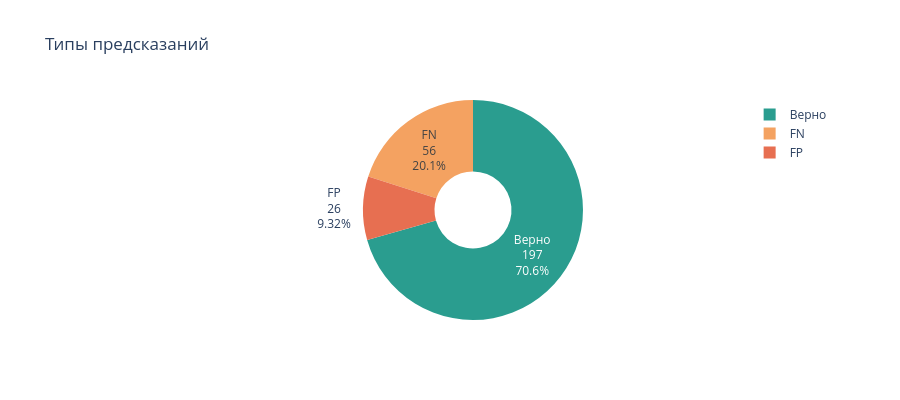
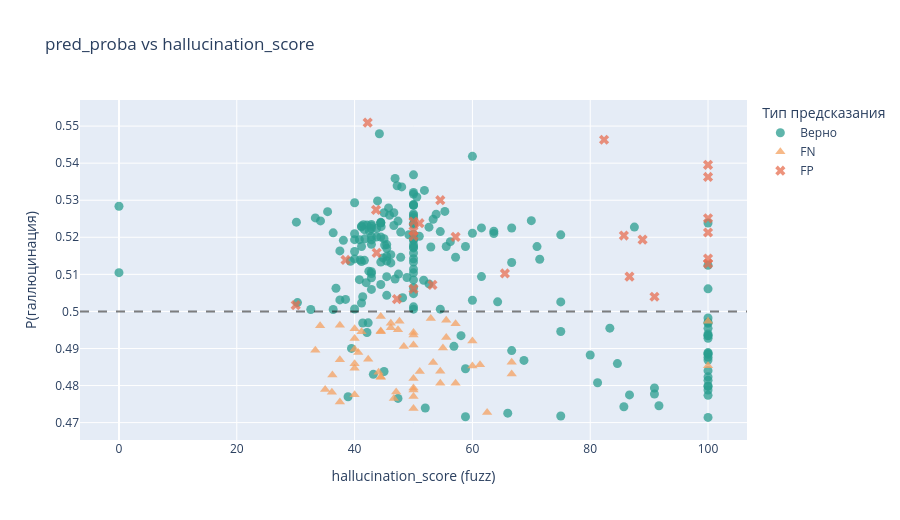
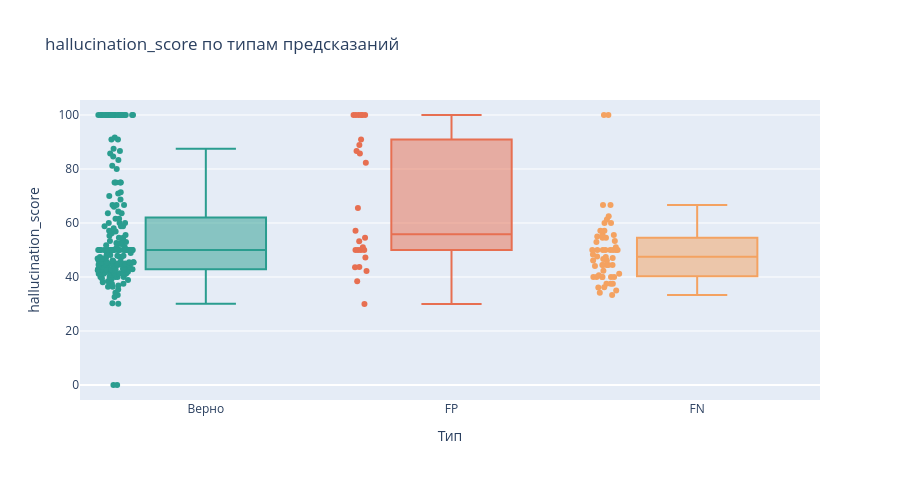
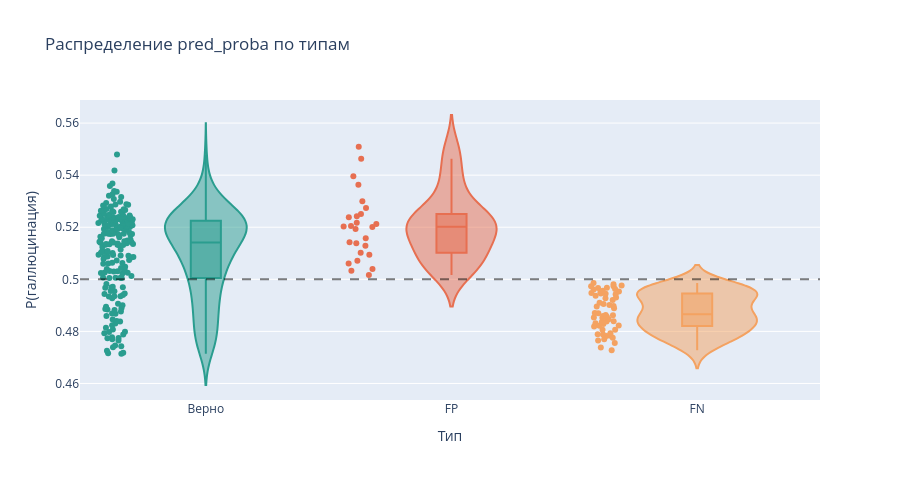

The code cell stored with these charts, in order, in its notebook:
### Code cell
import plotly.express as px
import plotly.graph_objects as go
from plotly.subplots import make_subplots

test_df = features_df.iloc[X_test.index].copy()
test_df["pred_proba"] = y_probs
test_df["pred_label"] = (y_probs >= 0.5).astype(int)
test_df["error_type"] = "Верно"
test_df.loc[(test_df["pred_label"] == 1) & (test_df[target_col] == 0), "error_type"] = "FP"
test_df.loc[(test_df["pred_label"] == 0) & (test_df[target_col] == 1), "error_type"] = "FN"
errors_df = test_df[test_df["error_type"] != "Верно"]

logger.info(f"Ошибок: {len(errors_df)} из {len(test_df)} ({len(errors_df)/len(test_df)*100:.1f}%)")
logger.info(f"FP: {(test_df['error_type']=='FP').sum()} | FN: {(test_df['error_type']=='FN').sum()}")

color_map = {"Верно": "#2a9d8f", "FP": "#e76f51", "FN": "#f4a261"}

# ── 1a. Pie ──────────────────────────────────────────────────────
type_counts = test_df["error_type"].value_counts()
fig_pie = go.Figure(go.Pie(
    labels=type_counts.index.tolist(),
    values=type_counts.values.tolist(),
    marker_colors=[color_map[k] for k in type_counts.index],
    hole=0.35,
    textinfo="label+percent+value",
))
fig_pie.update_layout(title_text="Типы предсказаний", height=400)
fig_pie.show()

# ── 2. Scatter: pred_proba vs hallucination_score ──────────────────
if "hallucination_score" in test_df.columns:
    hover_cols = ["query", "ground_truth", "model_answer", "pred_proba", "error_type"]
    hover_cols = [c for c in hover_cols if c in test_df.columns]

    fig2 = px.scatter(
        test_df,
        x="hallucination_score",
        y="pred_proba",
        color="error_type",
        color_discrete_map=color_map,
        symbol="error_type",
        symbol_map={"Верно": "circle", "FP": "x", "FN": "triangle-up"},
        hover_data={c: True for c in hover_cols},
        title="pred_proba vs hallucination_score",
        labels={"hallucination_score": "hallucination_score (fuzz)", "pred_proba": "P(галлюцинация)"},
        opacity=0.75,
        height=520,
    )
    fig2.add_hline(y=0.5, line_dash="dash", line_color="black", opacity=0.5)
    fig2.update_traces(marker_size=9)
    fig2.update_layout(legend_title_text="Тип предсказания")
    fig2.show()

# ── 3. Box: hallucination_score по типам ──────────────────────────
if "hallucination_score" in test_df.columns:
    fig3 = px.box(
        test_df,
        x="error_type",
        y="hallucination_score",
        color="error_type",
        color_discrete_map=color_map,
        points="all",
        hover_data=["query", "model_answer", "pred_proba"],
        title="hallucination_score по типам предсказаний",
        labels={"error_type": "Тип", "hallucination_score": "hallucination_score"},
        height=480,
        category_orders={"error_type": ["Верно", "FP", "FN"]},
    )
    fig3.update_traces(jitter=0.3, marker_size=6)
    fig3.update_layout(showlegend=False)
    fig3.show()

# ── 4. Violin: pred_proba по классам ──────────────────────────────
fig4 = px.violin(
    test_df,
    x="error_type",
    y="pred_proba",
    color="error_type",
    color_discrete_map=color_map,
    box=True,
    points="all",
    hover_data=["query", "pred_proba"],
    title="Распределение pred_proba по типам",
    labels={"error_type": "Тип", "pred_proba": "P(галлюцинация)"},
    height=480,
    category_orders={"error_type": ["Верно", "FP", "FN"]},
)
fig4.add_hline(y=0.5, line_dash="dash", line_color="black", opacity=0.5)
fig4.update_layout(showlegend=False)
fig4.show()

# ── 5. Таблица топ ошибок ─────────────────────────────────────────
for etype, title, sort_asc in [
    ("FP", "🔴 False Positives — предсказал галлюцинацию, а её нет", False),
    ("FN", "🟠 False Negatives — пропустил галлюцинацию", True),
]:
    subset = errors_df[errors_df["error_type"] == etype].sort_values("pred_proba", ascending=sort_asc).head(5)
    if subset.empty:
        continue
    print(f"\n{'='*80}\n{title} (топ-5)\n{'='*80}")
    for i, (_, row) in enumerate(subset.iterrows(), 1):
        score = f" | hallucination_score={row['hallucination_score']:.1f}" if "hallucination_score" in row else ""
        print(f"\n[{i}] proba={row['pred_proba']:.3f}{score}")
        print(f"  Q:  {str(row.get('query', ''))}")
        print(f"  GT: {str(row.get('ground_truth', ''))}")
        print(f"  MA: {str(row.get('model_answer', ''))}")
